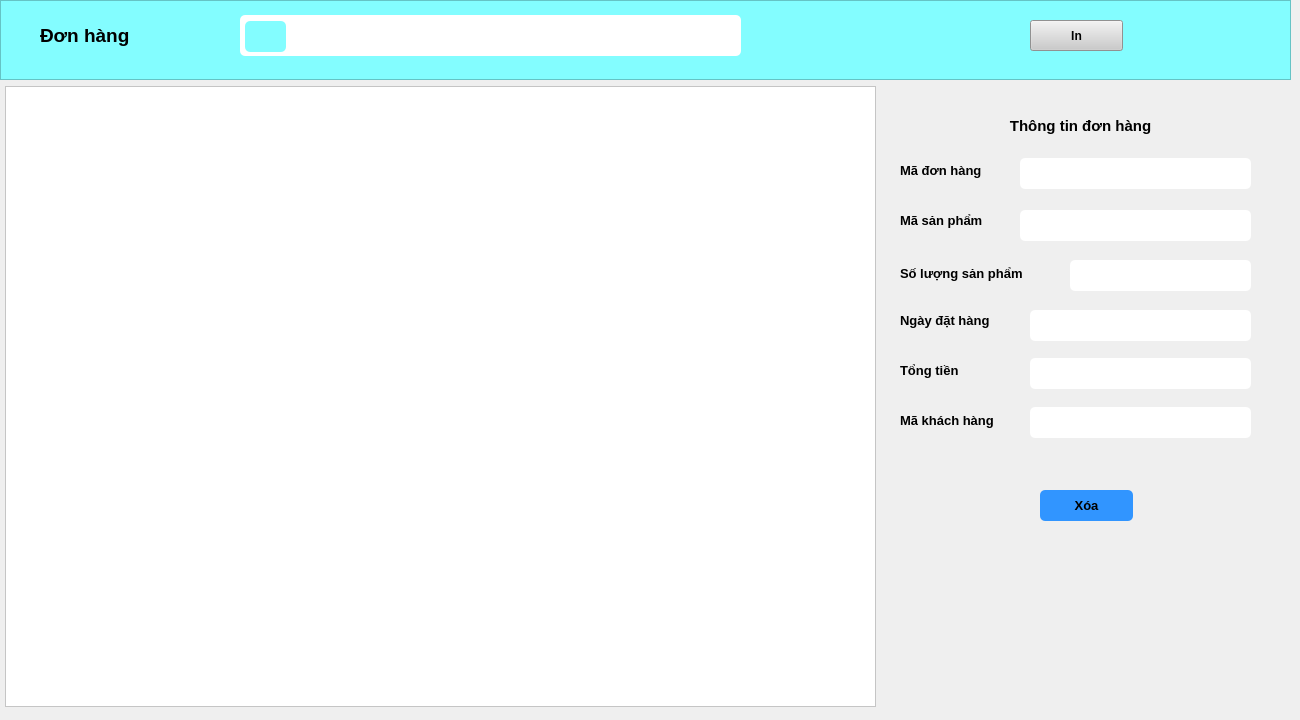
    <widget class="QWidget" name="pgDonhang">
     <widget class="QWidget" name="widget_5" native="true">
      <property name="geometry">
       <rect>
        <x>0</x>
        <y>0</y>
        <width>1291</width>
        <height>711</height>
       </rect>
      </property>
      <widget class="QFrame" name="frame_7">
       <property name="geometry">
        <rect>
         <x>0</x>
         <y>0</y>
         <width>1291</width>
         <height>80</height>
        </rect>
       </property>
       <property name="styleSheet">
        <string notr="true">background-color: rgb(131, 253, 255);
color: rgb(0, 0, 0);</string>
       </property>
       <property name="frameShape">
        <enum>QFrame::StyledPanel</enum>
       </property>
       <property name="frameShadow">
        <enum>QFrame::Raised</enum>
       </property>
       <widget class="QLabel" name="label_16">
        <property name="geometry">
         <rect>
          <x>40</x>
          <y>20</y>
          <width>121</width>
          <height>31</height>
         </rect>
        </property>
        <property name="font">
         <font>
          <family>Arial</family>
          <pointsize>14</pointsize>
          <weight>75</weight>
          <bold>true</bold>
         </font>
        </property>
        <property name="text">
         <string>Đơn hàng</string>
        </property>
       </widget>
       <widget class="QLineEdit" name="txtSearch_donhang">
        <property name="geometry">
         <rect>
          <x>240</x>
          <y>15</y>
          <width>501</width>
          <height>41</height>
         </rect>
        </property>
        <property name="styleSheet">
         <string notr="true">background-color: rgb(255, 255, 255);
border-radius: 5px;
padding-left: 50px;</string>
        </property>
       </widget>
       <widget class="QPushButton" name="btSearch_donhang">
        <property name="geometry">
         <rect>
          <x>245</x>
          <y>21</y>
          <width>41</width>
          <height>31</height>
         </rect>
        </property>
        <property name="cursor">
         <cursorShape>PointingHandCursor</cursorShape>
        </property>
        <property name="styleSheet">
         <string notr="true">QPushButton{
border-radius: 5px;
}
QPushButton:hover{
background-color: rgb(255, 252, 155);
}</string>
        </property>
        <property name="text">
         <string/>
        </property>
        <property name="icon">
         <iconset resource="iconbody/iconbody.qrc">
          <normaloff>:/iconbd/icon/search35.png</normaloff>:/iconbd/icon/search35.png</iconset>
        </property>
       </widget>
       <widget class="QPushButton" name="btIn_donhang">
        <property name="geometry">
         <rect>
          <x>1030</x>
          <y>20</y>
          <width>93</width>
          <height>31</height>
         </rect>
        </property>
        <property name="font">
         <font>
          <family>Arial</family>
          <pointsize>9</pointsize>
          <weight>75</weight>
          <bold>true</bold>
         </font>
        </property>
        <property name="cursor">
         <cursorShape>PointingHandCursor</cursorShape>
        </property>
        <property name="styleSheet">
         <string notr="true">QPushButton{
background-color: rgb(203, 203, 203);}
QPushButton:hover{
	
	background-color: rgb(156, 174, 255);
}</string>
        </property>
        <property name="text">
         <string>In</string>
        </property>
        <property name="icon">
         <iconset resource="iconbody/iconbody.qrc">
          <normaloff>:/iconbd/icon/in35.png</normaloff>:/iconbd/icon/in35.png</iconset>
        </property>
        <property name="iconSize">
         <size>
          <width>40</width>
          <height>40</height>
         </size>
        </property>
       </widget>
      </widget>
      <widget class="QTableWidget" name="tableWidget_2">
       <property name="geometry">
        <rect>
         <x>5</x>
         <y>86</y>
         <width>871</width>
         <height>621</height>
        </rect>
       </property>
       <property name="styleSheet">
        <string notr="true">background-color: rgb(255, 255, 255);
color: rgb(0, 0, 0);</string>
       </property>
      </widget>
      <widget class="QWidget" name="widget_6" native="true">
       <property name="geometry">
        <rect>
         <x>890</x>
         <y>90</y>
         <width>391</width>
         <height>611</height>
        </rect>
       </property>
       <widget class="QLabel" name="label_17">
        <property name="geometry">
         <rect>
          <x>100</x>
          <y>20</y>
          <width>181</width>
          <height>31</height>
         </rect>
        </property>
        <property name="font">
         <font>
          <family>Arial</family>
          <pointsize>11</pointsize>
          <weight>75</weight>
          <bold>true</bold>
         </font>
        </property>
        <property name="text">
         <string>Thông tin đơn hàng</string>
        </property>
        <property name="alignment">
         <set>Qt::AlignCenter</set>
        </property>
       </widget>
       <widget class="QLabel" name="label_18">
        <property name="geometry">
         <rect>
          <x>10</x>
          <y>70</y>
          <width>111</width>
          <height>21</height>
         </rect>
        </property>
        <property name="font">
         <font>
          <family>Arial</family>
          <pointsize>10</pointsize>
          <weight>75</weight>
          <bold>true</bold>
         </font>
        </property>
        <property name="text">
         <string>Mã đơn hàng</string>
        </property>
       </widget>
       <widget class="QLabel" name="label_19">
        <property name="geometry">
         <rect>
          <x>10</x>
          <y>120</y>
          <width>111</width>
          <height>21</height>
         </rect>
        </property>
        <property name="font">
         <font>
          <family>Arial</family>
          <pointsize>10</pointsize>
          <weight>75</weight>
          <bold>true</bold>
         </font>
        </property>
        <property name="text">
         <string>Mã sản phẩm</string>
        </property>
       </widget>
       <widget class="QLabel" name="label_20">
        <property name="geometry">
         <rect>
          <x>10</x>
          <y>173</y>
          <width>161</width>
          <height>21</height>
         </rect>
        </property>
        <property name="font">
         <font>
          <family>Arial</family>
          <pointsize>10</pointsize>
          <weight>75</weight>
          <bold>true</bold>
         </font>
        </property>
        <property name="text">
         <string>Số lượng sản phẩm</string>
        </property>
       </widget>
       <widget class="QLabel" name="label_21">
        <property name="geometry">
         <rect>
          <x>10</x>
          <y>220</y>
          <width>121</width>
          <height>21</height>
         </rect>
        </property>
        <property name="font">
         <font>
          <family>Arial</family>
          <pointsize>10</pointsize>
          <weight>75</weight>
          <bold>true</bold>
         </font>
        </property>
        <property name="text">
         <string>Ngày đặt hàng</string>
        </property>
       </widget>
       <widget class="QLabel" name="label_22">
        <property name="geometry">
         <rect>
          <x>10</x>
          <y>270</y>
          <width>121</width>
          <height>21</height>
         </rect>
        </property>
        <property name="font">
         <font>
          <family>Arial</family>
          <pointsize>10</pointsize>
          <weight>75</weight>
          <bold>true</bold>
         </font>
        </property>
        <property name="text">
         <string>Tổng tiền</string>
        </property>
       </widget>
       <widget class="QLabel" name="label_23">
        <property name="geometry">
         <rect>
          <x>10</x>
          <y>320</y>
          <width>121</width>
          <height>21</height>
         </rect>
        </property>
        <property name="font">
         <font>
          <family>Arial</family>
          <pointsize>10</pointsize>
          <weight>75</weight>
          <bold>true</bold>
         </font>
        </property>
        <property name="text">
         <string>Mã khách hàng</string>
        </property>
       </widget>
       <widget class="QLineEdit" name="txtMa_don_hang">
        <property name="geometry">
         <rect>
          <x>130</x>
          <y>68</y>
          <width>231</width>
          <height>31</height>
         </rect>
        </property>
        <property name="styleSheet">
         <string notr="true">background-color: rgb(255, 255, 255);
padding: 7px;
border-radius: 5px;</string>
        </property>
       </widget>
       <widget class="QLineEdit" name="txtMa_san_pham_dh">
        <property name="geometry">
         <rect>
          <x>130</x>
          <y>120</y>
          <width>231</width>
          <height>31</height>
         </rect>
        </property>
        <property name="styleSheet">
         <string notr="true">background-color: rgb(255, 255, 255);
padding: 7px;
border-radius: 5px;</string>
        </property>
       </widget>
       <widget class="QLineEdit" name="txtSo_luong_sp">
        <property name="geometry">
         <rect>
          <x>180</x>
          <y>170</y>
          <width>181</width>
          <height>31</height>
         </rect>
        </property>
        <property name="styleSheet">
         <string notr="true">background-color: rgb(255, 255, 255);
padding: 7px;
border-radius: 5px;</string>
        </property>
       </widget>
       <widget class="QLineEdit" name="txtNgay_dat_hang">
        <property name="geometry">
         <rect>
          <x>140</x>
          <y>220</y>
          <width>221</width>
          <height>31</height>
         </rect>
        </property>
        <property name="styleSheet">
         <string notr="true">background-color: rgb(255, 255, 255);
padding: 7px;
border-radius: 5px;</string>
        </property>
       </widget>
       <widget class="QLineEdit" name="txtTong_tien">
        <property name="geometry">
         <rect>
          <x>140</x>
          <y>268</y>
          <width>221</width>
          <height>31</height>
         </rect>
        </property>
        <property name="styleSheet">
         <string notr="true">background-color: rgb(255, 255, 255);
padding: 7px;
border-radius: 5px;</string>
        </property>
       </widget>
       <widget class="QLineEdit" name="txtMa_khach_hang">
        <property name="geometry">
         <rect>
          <x>140</x>
          <y>317</y>
          <width>221</width>
          <height>31</height>
         </rect>
        </property>
        <property name="styleSheet">
         <string notr="true">background-color: rgb(255, 255, 255);
padding: 7px;
border-radius: 5px;</string>
        </property>
       </widget>
       <widget class="QPushButton" name="btXoa_dh">
        <property name="geometry">
         <rect>
          <x>150</x>
          <y>400</y>
          <width>93</width>
          <height>31</height>
         </rect>
        </property>
        <property name="font">
         <font>
          <family>Arial</family>
          <pointsize>10</pointsize>
          <weight>75</weight>
          <bold>true</bold>
         </font>
        </property>
        <property name="cursor">
         <cursorShape>PointingHandCursor</cursorShape>
        </property>
        <property name="styleSheet">
         <string notr="true">QPushButton{
border-radius: 5px;
background-color: rgb(49, 149, 255);
padding: 5px;
}
QPushButton:hover{
	color:rgb(255, 255, 255);
	
	background-color: red;
}</string>
        </property>
        <property name="text">
         <string>Xóa</string>
        </property>
        <property name="icon">
         <iconset resource="iconbody/iconbody.qrc">
          <normaloff>:/iconbd/icon/xoa35.png</normaloff>:/iconbd/icon/xoa35.png</iconset>
        </property>
       </widget>
      </widget>
     </widget>
    </widget>
